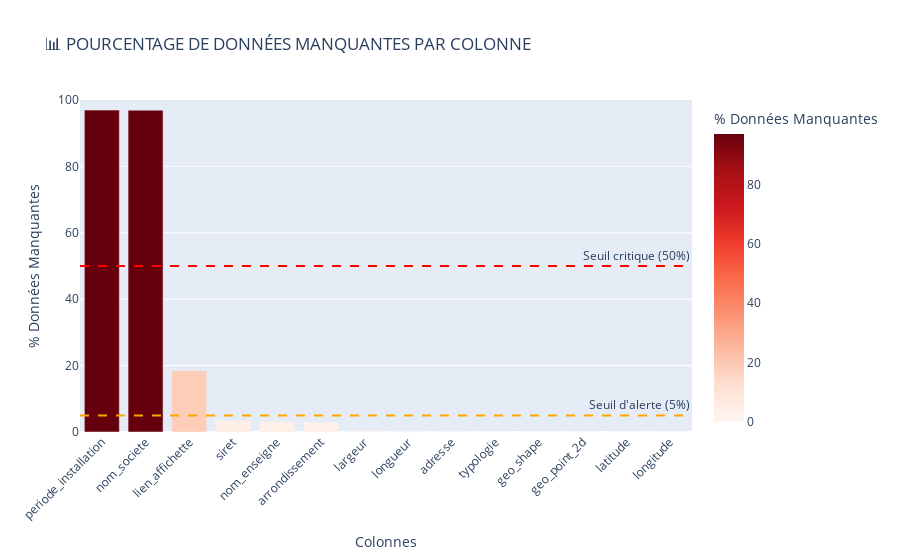

This figure's notebook cell:
### Markdown cell above
<!DOCTYPE html>
<html>
<head>
    <style>
        body { font-family: Arial, sans-serif; margin: 40px; background: #f5f5f5; color: #333; line-height: 1.6; }
        h1 { text-align: center; color: lightgreen; font-size: 36px; font-weight: bold; margin-bottom: 10px; }
        h2 { color: #EF806C; font-size: 28px; font-weight: bold; margin-top: 30px; }
        h3 { color: #00FFFF; font-size: 22px; font-weight: bold; margin-top: 20px;,  }
        ul { margin-left: 20px; }
        li { margin: 8px 0; }
        hr { height: 2px; border: none; background-color: lightgreen; margin: 20px 0; }
    </style>
</head>
<body>
<h3> VISUALISATION DES DONNÉES MANQUANTES
 </h3>

### Code cell
print("📊 VISUALISATION INTERACTIVE DES DONNÉES MANQUANTES")

import plotly.express as px

# Graphique des données manquantes
fig_missing = px.bar(
    missing_df, 
    x='Colonne', 
    y='Pourcentage',
    title='📊 POURCENTAGE DE DONNÉES MANQUANTES PAR COLONNE',
    labels={'Pourcentage': '% Données Manquantes', 'Colonne': 'Colonnes'},
    color='Pourcentage',
    color_continuous_scale='reds'
)

fig_missing.update_layout(
    xaxis_tickangle=-45,
    yaxis_range=[0, 100],
    showlegend=False
)

# Ajouter une ligne à 5% pour le seuil d'alerte
fig_missing.add_hline(y=5, line_dash="dash", line_color="orange", annotation_text="Seuil d'alerte (5%)")
fig_missing.add_hline(y=50, line_dash="dash", line_color="red", annotation_text="Seuil critique (50%)")

fig_missing.show()

### Figure 1 — Plotly figure (JSON) as saved in the notebook; plotly's stock layout.template omitted (floating-point values rounded to 4 significant figures)
{"data": [{"hovertemplate": "Colonnes=%{x}<br>% Données Manquantes=%{marker.color}<extra></extra>", "legendgroup": "", "marker": {"color": [96.95, 96.93, 18.46, 3.488, 3.107, 2.967, 0.4611, 0.3007, 0.0401, 0.0, 0.0, 0.0, 0.0, 0.0], "coloraxis": "coloraxis", "pattern": {"shape": ""}}, "name": "", "orientation": "v", "showlegend": false, "textposition": "auto", "type": "bar", "x": ["periode_installation", "nom_societe", "lien_affichette", "siret", "nom_enseigne", "arrondissement", "largeur", "longueur", "adresse", "typologie", "geo_shape", "geo_point_2d", "latitude", "longitude"], "xaxis": "x", "y": [96.95, 96.93, 18.46, 3.488, 3.107, 2.967, 0.4611, 0.3007, 0.0401, 0.0, 0.0, 0.0, 0.0, 0.0], "yaxis": "y"}], "layout": {"annotations": [{"showarrow": false, "text": "Seuil d'alerte (5%)", "x": 1, "xanchor": "right", "xref": "x domain", "y": 5, "yanchor": "bottom", "yref": "y"}, {"showarrow": false, "text": "Seuil critique (50%)", "x": 1, "xanchor": "right", "xref": "x domain", "y": 50, "yanchor": "bottom", "yref": "y"}], "barmode": "relative", "coloraxis": {"colorbar": {"title": {"text": "% Données Manquantes"}}, "colorscale": [[0, "rgb(255,245,240)"], [0.125, "rgb(254,224,210)"], [0.25, "rgb(252,187,161)"], [0.375, "rgb(252,146,114)"], [0.5, "rgb(251,106,74)"], [0.625, "rgb(239,59,44)"], [0.75, "rgb(203,24,29)"], [0.875, "rgb(165,15,21)"], [1, "rgb(103,0,13)"]]}, "legend": {"tracegroupgap": 0}, "shapes": [{"line": {"color": "orange", "dash": "dash"}, "type": "line", "x0": 0, "x1": 1, "xref": "x domain", "y0": 5, "y1": 5, "yref": "y"}, {"line": {"color": "red", "dash": "dash"}, "type": "line", "x0": 0, "x1": 1, "xref": "x domain", "y0": 50, "y1": 50, "yref": "y"}], "showlegend": false, "title": {"text": "📊 POURCENTAGE DE DONNÉES MANQUANTES PAR COLONNE"}, "xaxis": {"anchor": "y", "domain": [0, 1], "tickangle": -45, "title": {"text": "Colonnes"}}, "yaxis": {"anchor": "x", "domain": [0, 1], "range": [0, 100], "title": {"text": "% Données Manquantes"}}}}
